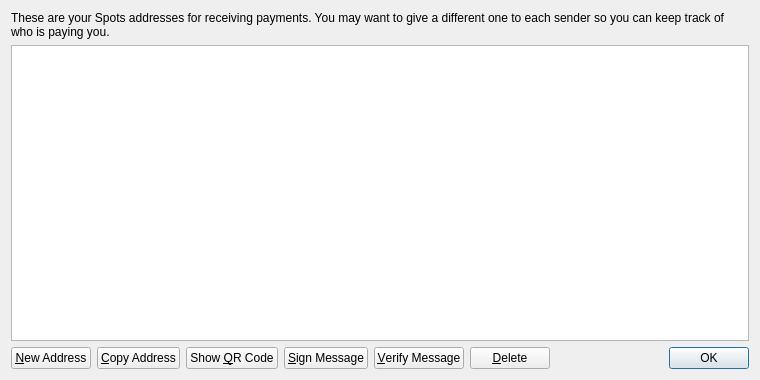
<?xml version="1.0" encoding="UTF-8"?>
<ui version="4.0">
 <class>AddressBookPage</class>
 <widget class="QWidget" name="AddressBookPage">
  <property name="geometry">
   <rect>
    <x>0</x>
    <y>0</y>
    <width>760</width>
    <height>380</height>
   </rect>
  </property>
  <property name="windowTitle">
   <string>Address Book</string>
  </property>
  <layout class="QVBoxLayout" name="verticalLayout">
   <item>
    <widget class="QLabel" name="labelExplanation">
     <property name="text">
      <string>These are your Spots addresses for receiving payments. You may want to give a different one to each sender so you can keep track of who is paying you.</string>
     </property>
     <property name="textFormat">
      <enum>Qt::PlainText</enum>
     </property>
     <property name="wordWrap">
      <bool>true</bool>
     </property>
    </widget>
   </item>
   <item>
    <widget class="QTableView" name="tableView">
     <property name="contextMenuPolicy">
      <enum>Qt::CustomContextMenu</enum>
     </property>
     <property name="toolTip">
      <string>Double-click to edit address or label</string>
     </property>
     <property name="tabKeyNavigation">
      <bool>false</bool>
     </property>
     <property name="alternatingRowColors">
      <bool>true</bool>
     </property>
     <property name="selectionMode">
      <enum>QAbstractItemView::SingleSelection</enum>
     </property>
     <property name="selectionBehavior">
      <enum>QAbstractItemView::SelectRows</enum>
     </property>
     <property name="sortingEnabled">
      <bool>true</bool>
     </property>
     <attribute name="verticalHeaderVisible">
      <bool>false</bool>
     </attribute>
    </widget>
   </item>
   <item>
    <layout class="QHBoxLayout" name="horizontalLayout">
     <item>
      <widget class="QPushButton" name="newAddressButton">
       <property name="toolTip">
        <string>Create a new address</string>
       </property>
       <property name="text">
        <string>&amp;New Address</string>
       </property>
       <property name="icon">
        <iconset resource="../bitcoin.qrc">
         <normaloff>:/icons/add</normaloff>:/icons/add</iconset>
       </property>
      </widget>
     </item>
     <item>
      <widget class="QPushButton" name="copyToClipboard">
       <property name="toolTip">
        <string>Copy the currently selected address to the system clipboard</string>
       </property>
       <property name="text">
        <string>&amp;Copy Address</string>
       </property>
       <property name="icon">
        <iconset resource="../bitcoin.qrc">
         <normaloff>:/icons/editcopy</normaloff>:/icons/editcopy</iconset>
       </property>
      </widget>
     </item>
     <item>
      <widget class="QPushButton" name="showQRCode">
       <property name="text">
        <string>Show &amp;QR Code</string>
       </property>
       <property name="icon">
        <iconset resource="../bitcoin.qrc">
         <normaloff>:/icons/qrcode</normaloff>:/icons/qrcode</iconset>
       </property>
      </widget>
     </item>
     <item>
      <widget class="QPushButton" name="signMessage">
       <property name="toolTip">
        <string>Sign a message to prove you own a Bitcoin address</string>
       </property>
       <property name="text">
        <string>&amp;Sign Message</string>
       </property>
       <property name="icon">
        <iconset resource="../bitcoin.qrc">
         <normaloff>:/icons/edit</normaloff>:/icons/edit</iconset>
       </property>
      </widget>
     </item>
     <item>
      <widget class="QPushButton" name="verifyMessage">
       <property name="toolTip">
        <string>Verify a message to ensure it was signed with a specified Bitcoin address</string>
       </property>
       <property name="text">
        <string>&amp;Verify Message</string>
       </property>
       <property name="icon">
        <iconset resource="../bitcoin.qrc">
         <normaloff>:/icons/transaction_0</normaloff>:/icons/transaction_0</iconset>
       </property>
      </widget>
     </item>
     <item>
      <widget class="QPushButton" name="deleteButton">
       <property name="toolTip">
        <string>Delete the currently selected address from the list. Only sending addresses can be deleted.</string>
       </property>
       <property name="text">
        <string>&amp;Delete</string>
       </property>
       <property name="icon">
        <iconset resource="../bitcoin.qrc">
         <normaloff>:/icons/remove</normaloff>:/icons/remove</iconset>
       </property>
      </widget>
     </item>
     <item>
      <spacer name="horizontalSpacer">
       <property name="orientation">
        <enum>Qt::Horizontal</enum>
       </property>
       <property name="sizeHint" stdset="0">
        <size>
         <width>40</width>
         <height>20</height>
        </size>
       </property>
      </spacer>
     </item>
     <item>
      <widget class="QDialogButtonBox" name="buttonBox">
       <property name="sizePolicy">
        <sizepolicy hsizetype="Maximum" vsizetype="Fixed">
         <horstretch>0</horstretch>
         <verstretch>0</verstretch>
        </sizepolicy>
       </property>
       <property name="standardButtons">
        <set>QDialogButtonBox::Ok</set>
       </property>
      </widget>
     </item>
    </layout>
   </item>
  </layout>
 </widget>
 <resources>
  <include location="../bitcoin.qrc"/>
 </resources>
 <connections/>
</ui>
